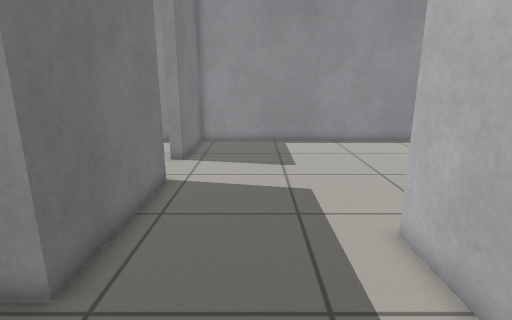
view 1 (above)

17 first-person views from a walk through a world built for the Gazebo simulator. The camera is 0.92 m above the floor, tilts 14° down and sees 80° across. The floor is counted in squares, 0.25 m on a side. Each view is taken from the middle of a square. On the plan, view 1 faces up. The plan holds only what a view shows up to about 20 squares ahead; the rest is blank.

view 2
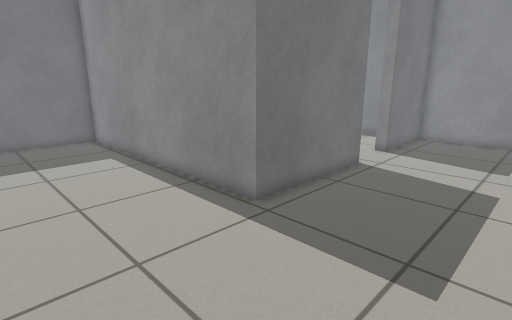

view 3
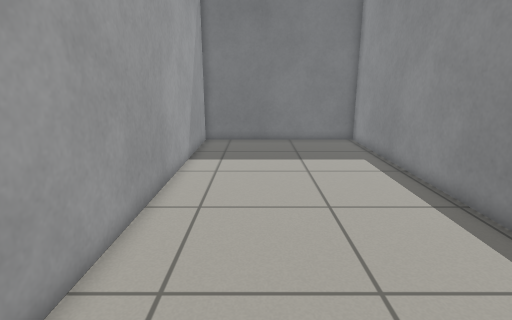

view 4
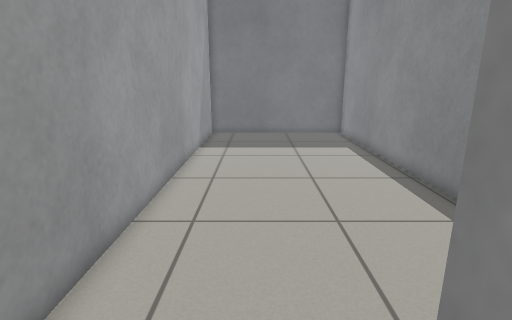

view 5
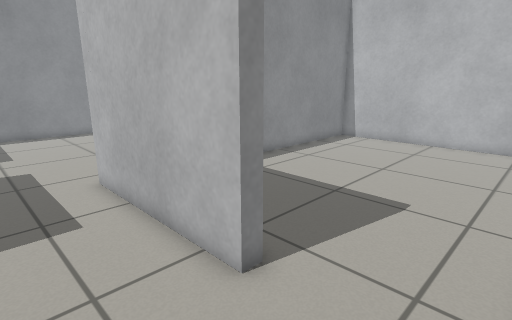

view 6
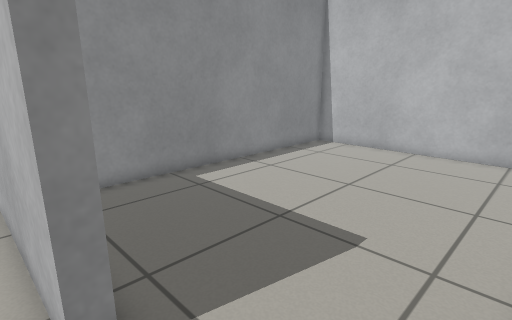

view 7
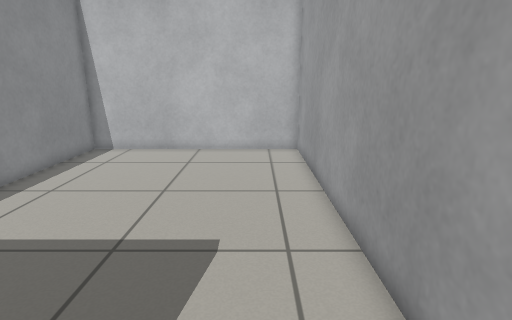

view 8
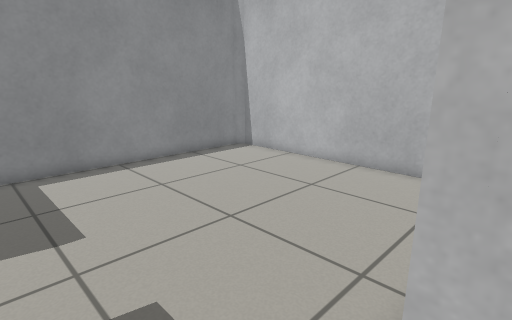

view 9
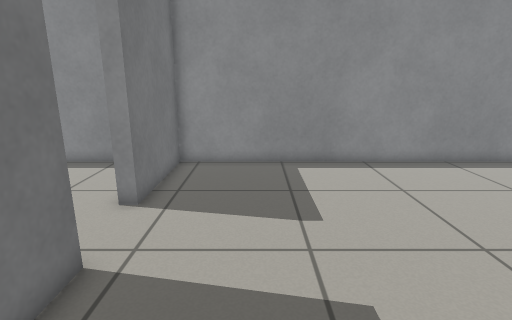

view 10
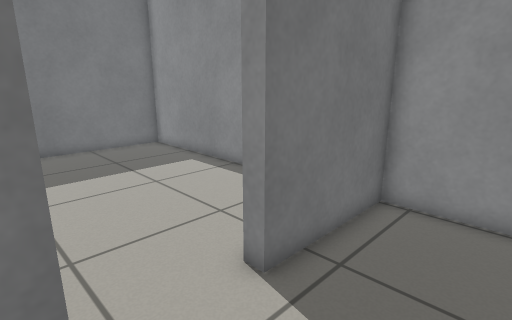

view 11
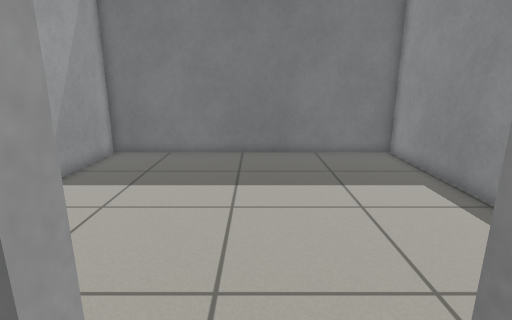

view 12
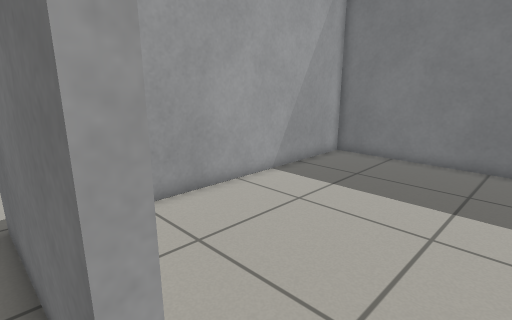

view 13
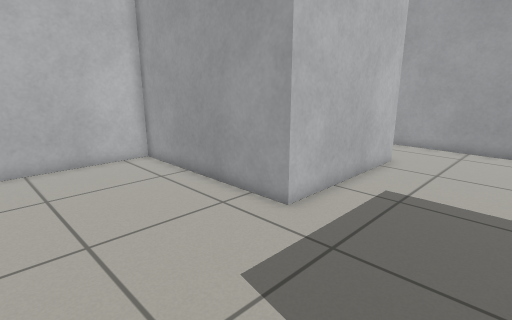

view 14
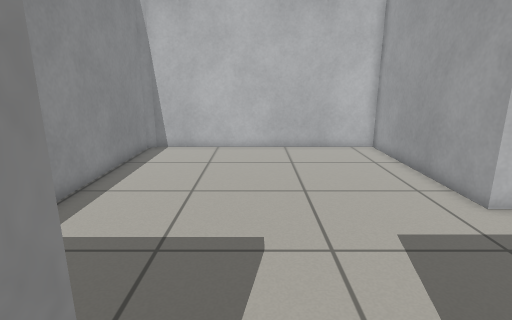

view 15
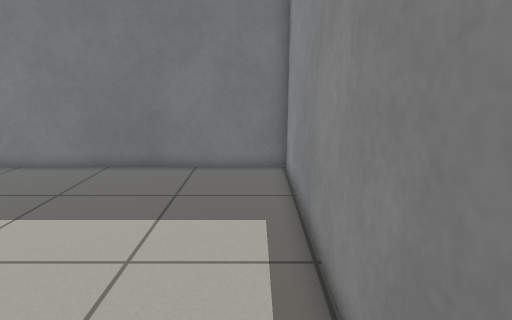

view 16
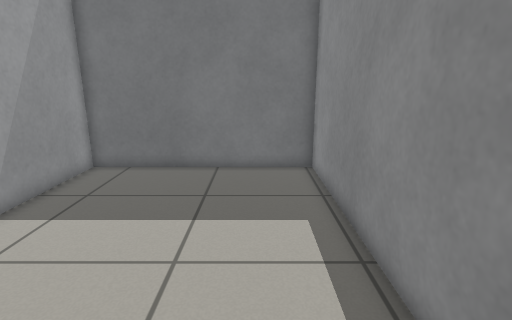

view 17
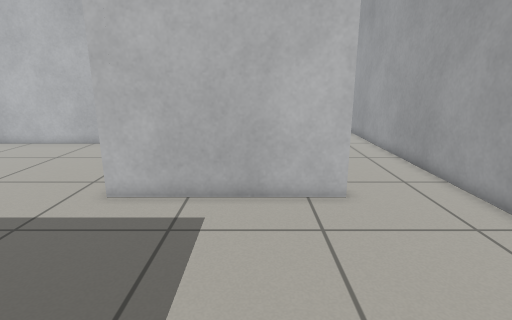

### Floor plan
Points are (right, up) in squares from view 1. A wall is a line through its corners. A room is listed if a view was taken in it or the views show most of it. See-through windows are left out.
Room 1 (views 1, 2, 3, 5, 6, 7, 8, 9, 10, 11, 12, 13, 16, 17)
walls: (-3.6, 11.6) (-3.6, 4.6) (-18.4, 4.6) (-18.4, -5.4) (3.5, -5.4); (3.6, -1) (3.6, 7) (13, 7) (13, 20) (12.6, 20.4) (-3.6, 20.4) (-3.6, 14.9)
ways out: opening at (4, -3.5) to room 2; opening at (-4, 13) to room 3
Room 2 (view 4)
walls: (4.2, -1) (3.6, -1); (3.5, -5.4) (20.4, -5.4) (20.4, 6.4) (6.4, 6.4)
ways out: opening at (4, -3.5) to room 1
Room 3 (views 14, 15)
walls: (-4.2, 11.6) (-3.6, 11.6); (-3.6, 14.9) (-4.4, 14.9); (-5.8, 20.4) (-18.4, 20.4) (-18.4, 5.2) (-7.1, 5.2)
ways out: opening at (-4, 13) to room 1

Positions as (right, up) in squares from view 1, and headings:
1: (0, 0), facing up
2: (3, -2), facing up-left
3: (2, -2), facing left
4: (5, -2), facing left
5: (0, -5), facing up-right
6: (3, -5), facing up-right
7: (3, -3), facing right
8: (0, 6), facing up-right
9: (0, 6), facing up
10: (0, 11), facing up-left
11: (-2, 13), facing left
12: (-3, 14), facing down-left
13: (-2, 14), facing down-right
14: (-5, 14), facing right
15: (-5, 19), facing left
16: (-5, 2), facing left
17: (-6, 2), facing right
